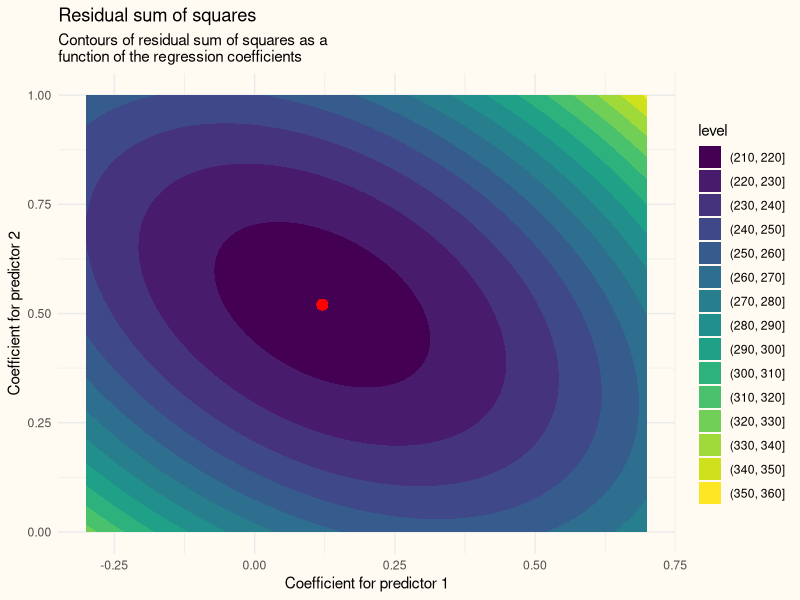
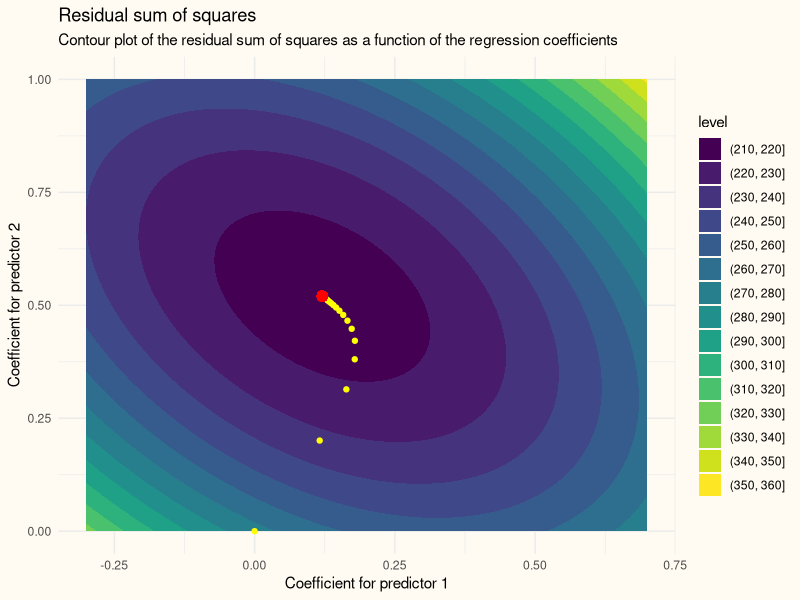

The R script that drew these images, in order:
## ---- chunk 1
#| label: generate-data

set.seed(42)

N <- 200                            # sample size
P <- 2                              # number of predictors
V <- 0.5 + 0.5 * diag(P)            # covariance matrix of predictors
X <- mvtnorm::rmvnorm(N, sigma = V) # generate predictors
y <- X %*% c(0.2, 0.5) + rnorm(N)   # generate response variable
## ---- chunk 2
#| label: code-ols-solve
Xd <- cbind(1, X)
## ---- chunk 3
#| label: fig-rss_contour
#| code-fold: true
#| code-summary: "Show figure code"
#| message: false
#| warning: false

library(ggplot2)
library(dplyr)

bgrid <- expand.grid(
  b1 = seq(-0.3, 0.7, length.out = 100),
  b2 = seq(0, 1, length.out = 100)
)

opt <- coef(lm(y~Xd-1))

rss <- function(b, x, y, b0) {
  yhat <- b0 + X %*% b
  sum((y - yhat)^2)
}

rss <- mutate(bgrid, rss = apply(bgrid, 1, rss, x = X, y = y, b0 = opt[1]))

ggplot(rss, aes(b1, b2, z = rss)) +
  geom_contour_filled() +
  geom_point(aes(x = opt[2], y = opt[3]), color = "red", size = 3) +
  labs(
    title = "Residual sum of squares",
    subtitle = "Contours of residual sum of squares as a 
function of the regression coefficients",
    x = "Coefficient for predictor 1",
    y = "Coefficient for predictor 2"
  ) +
  theme_minimal() +
  theme(plot.background = element_rect(fill = "#fffbf2", colour = "transparent"))
## ---- chunk 4
#| label: gradient-descent-algorithm

deriv_beta_j <- function(X, y, beta, j) {
  -2 * sum(X[,j] * (y - X %*% beta))
}

alpha <- 0.001                       # set the set-size
tol   <- 1e-8                        # tolerance for convergence
iter  <- 1                           # initialize counter
maxit <- 1000                        # set maximum number of iterations
conv  <- FALSE                       # state that we currently haven't converged
beta_matrix <- matrix(0, maxit, P+1) # initialize empty matrix for coefficients

while(!conv) {
  iter <- iter + 1
  for (j in 1:ncol(Xd)) {
    beta_matrix[iter, j] <- beta_matrix[iter-1, j] - 
      alpha * deriv_beta_j(Xd, y, beta_matrix[iter-1, ], j)
  }
  if (sum(abs(beta_matrix[iter, ] - beta_matrix[iter - 1, ])) < tol) {
    conv <- TRUE
  } 
  if (iter == maxit) {
    cat("The algorithm didn't converge")
    break
  }
}
## ---- chunk 5
#| label: gradient-descent-figure
#| warning: false
#| code-fold: true
#| code-summary: "Show figure code"

beta_matrix <- beta_matrix[1:iter, ]

ggplot(rss, aes(b1, b2, z = rss)) +
  geom_contour_filled() +
  geom_point(data = NULL, aes(x = c(beta_matrix[,2], rep(NA, 10000 - nrow(beta_matrix))), 
                              y = c(beta_matrix[,3], rep(NA, 10000 - nrow(beta_matrix)))),
             col = "yellow") +
  geom_point(aes(x = opt[2], y = opt[3]), color = "red", size = 3) +
  labs(
    title = "Residual sum of squares",
    subtitle = "Contour plot of the residual sum of squares as a function of the regression coefficients",
    x = "Coefficient for predictor 1",
    y = "Coefficient for predictor 2"
  ) +
  theme_minimal() +
  theme(plot.background = element_rect(fill = "#fffbf2", colour = "transparent"))
## ---- chunk 6
#| label: solving-normal equations

solve(t(Xd) %*% Xd) %*% t(Xd) %*% y
## ---- chunk 7
#| label: code-ols-lm
lm_fit <- lm(y ~ X)
coef(lm_fit)
## ---- chunk 8
#| label: code-ols-crossprod
solve(crossprod(Xd), crossprod(Xd, y))
## ---- chunk 9
#| label: code-qr-decomp

qr_func <- function(X) {
  # store dimensions of input matrix
  dim <- dim(X)
  # initialize empty Q matrix
  Q <- matrix(0, dim[1], dim[2])
  # note the convenient feature of Q that the zero columns don't do anything
  # initialize the first column of Q as a scaled version of the first column of X
  Q[,1] <- X[,1] / c(sqrt(crossprod(X[,1])))
  for (j in 2:dim[2]) {
    # calculate coefficients that produce X[,j] orthogonal to existing Q columns
    b <- c(crossprod(X[,j], Q[,1:(j-1)]) / apply(Q[,1:(j-1), drop = FALSE], 2, crossprod))
    # note that these coefficients are merely the unscaled covariances of X[,j] 
    # with the existing columns of Q, and by multiplying existing Q with these 
    # coefficients and subtracting these values from X, the new Q-column is 
    # uncorrelated to the existing Q-columns. 
    Q[,j] <- X[,j] - Q[,1:(j-1), drop = FALSE] %*% b
    # scale to unit length
    Q[,j] <- Q[,j] / sqrt(sum(Q[,j]^2))
  }
  # calculate R by making sure that Q^T X = R, and thus X = QR
  # we use here that Q is orthonormal, and thus Q^TQ = I
  R <- t(Q) %*% X

  list(Q = Q, R = R)
}

K <- matrix(sample(20), 5)

(qr_own <- qr_func(K))
## ---- chunk 10
#| label: qr-in-R

qr_R <- qr(K)
Q <- qr.Q(qr_R)
R <- qr.R(qr_R)
sign_R <- sign(diag(R))

all.equal(Q, qr_own$Q %*% diag(sign_R))
all.equal(R, diag(sign_R) %*% qr_own$R)
## ---- chunk 11
QR <- qr(Xd)
QTy <- t(qr.Q(QR)) %*% y
R <- qr.R(QR)

b3 <- QTy[3] / R[3,3]
b2 <- (QTy[2] - R[2,3] * b3) / R[2,2]
b1 <- (QTy[1] - R[1,2] * b2 - R[1,3] * b3) / R[1,1]

c(b1, b2, b3)
## ---- chunk 12
qr.solve(Xd, y)
## ---- chunk 13
USV <- svd(Xd)
USV$v %*% diag(1/USV$d) %*% t(USV$u) %*% y
## ---- chunk 14
USV$v %*% (crossprod(USV$u, y)/USV$d)
## ---- chunk 15
cholesky <- function(XTX) {
  dim <- dim(XTX)
  L <- matrix(0, dim[1], dim[2])
  L[1,1] <- sqrt(XTX[1,1])
  for (i in 2:dim[1]) {
    for (j in 1:(i-1)) {
      L[i,j] <- (XTX[i,j] - sum(L[i,1:j]*L[j,1:j]))/L[j,j] # 
    }
    L[i,i] <- sqrt(XTX[i,i] - sum(L[i,1:(i-1)]^2))
  }
  L
}

XTX <- crossprod(Xd)
L <- cholesky(XTX)

XTX
L %*% t(L)
## ---- chunk 16
L
t(R)
## ---- chunk 17
t(R) %*% diag(sign(diag(R)))
L
## ---- chunk 18
p <- P+1
n <- N
2*n*p^2 + 2*n*p + p^3 # directly
n*p^2 + 2*n*p + p^3/3 + 2*p # optimized and with cholesky
2*(n - p/3)*p^2 + 2*n*p + p^2 # QR
2*(n + 11/2 * p)*p^2 + 3*p^2 + 2*n*p + p # SVD
## ---- chunk 19
#| label: tbl-benchmark
#| tbl-cap: "Benchmarking different ways of calculating OLS regression coefficients with the example data."
#| code-fold: true
#| code-summary: "Click to the R-code used for benchmarking."

check_func <- function(target, current) {
  all.equal(target, current, check.class = FALSE, check.attributes = FALSE)
}

bench::mark(
  `lm()` = coef(lm(y ~ X)),
  `.lm.fit()` = .lm.fit(Xd, y)$coefficients,
  `solve(t(X)%*%X)%*%t(X)%*%y` = solve(t(Xd) %*% Xd) %*% t(Xd) %*% y,
  `solve(crossprod(X), crossprod(X, y))` = solve(crossprod(Xd), crossprod(Xd, y)),
  `qr.solve(X, y)` = qr.solve(Xd, y),
  svd = {USV <- svd(Xd); USV$v %*% (crossprod(USV$u, y)/USV$d)},
  chol = {cholX <- chol(crossprod(Xd)); backsolve(cholX, forwardsolve(t(cholX), crossprod(Xd, y)))},
  check = check_func,
  min_iterations = 100
) |> 
  dplyr::select(expression, min, median, `itr/sec`, `mem_alloc`) |> 
  knitr::kable() |>
  kableExtra::kable_styling(full_width = FALSE, bootstrap_options = c("striped", "hover"))
## ---- chunk 20
#| label: tbl-benchmark-large
#| tbl-cap: "Benchmarking different ways of calculating OLS regression coefficients with a somewhat larger dataset."
#| code-fold: true
#| code-summary: "Click to see the R-code used for benchmarking."

N <- 5000
P <- 100
X <- mvtnorm::rmvnorm(
  N,
  rep(0, P),
  diag(P)
)
y <- rnorm(N)
Xd <- cbind(1, X)

check_func <- function(target, current) {
  all.equal(target, current, check.class = FALSE, check.attributes = FALSE)
}

bench::mark(
  `lm()` = coef(lm(y ~ X)),
  `.lm.fit()` = .lm.fit(Xd, y)$coefficients,
  RcppEigen = RcppEigen::fastLmPure(Xd, y)$coefficients,
  RcppArmadillo = RcppArmadillo::fastLmPure(Xd, y)$coefficients,
  `solve(t(X)%*%X)%*%t(X)%*%y` = solve(t(Xd) %*% Xd) %*% t(Xd) %*% y,
  `solve(crossprod(X), crossprod(X, y))` = solve(crossprod(Xd), crossprod(Xd, y)),
  `qr.solve(X, y)` = qr.solve(Xd, y),
  svd = {USV <- svd(Xd); USV$v %*% (crossprod(USV$u, y)/USV$d)},
  chol = {cholX <- chol(crossprod(Xd)); backsolve(cholX, forwardsolve(t(cholX), crossprod(Xd, y)))},
  check = check_func,
  min_iterations = 100
) |> 
  dplyr::select(expression, min, median, `itr/sec`, `mem_alloc`) |> 
  knitr::kable() |>
  kableExtra::kable_styling(full_width = FALSE, bootstrap_options = c("striped", "hover"))
